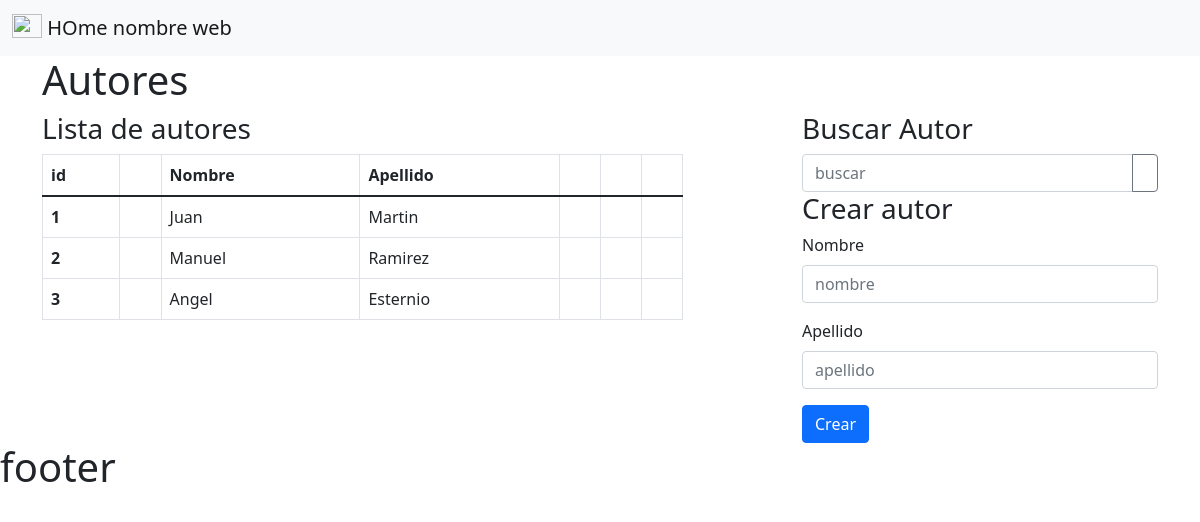
Screenshot of /App/autor/ with the database file from the repository.
### App/models.py (models this page shows, shortened)
class Autor (models.Model):
    nombre = models.CharField(max_length=20)
    apellido = models.CharField(max_length=20)

### App/views.py (the view)
# urls.py: path("autor/", views.autor, name="autor"),
def autor(request):
    autor = Autor.objects.all() #Trae todos los autores
    ctxt = { "autor" : autor} #guardamos datos
    return render (request, "section/autor.html", ctxt) #Enviamos datos a la vista html

### App/templates/section/autor.html (shortened to what this page needs)
{% extends "parent.html" %} {% load static %} {% block contenidoQueCambia %}
<div class="container autor">
  <div class="row">
    <div class="col-12"><h1>Autores</h1></div>
  </div>
  <div class="row">
    <div class="col-7">
      <h3>Lista de autores</h3>
      <table class="table table-bordered">
        <thead>
          <tr>
            <th scope="col">id</th>
            <th scope="col" style="text-align: center"></th>
            <th scope="col">Nombre</th>
            <th scope="col">Apellido</th>
            <th scope="col" style="text-align: center"></th>
            <th scope="col" style="text-align: center"></th>
            <th scope="col" style="text-align: center"></th>
          </tr>
        </thead>
        <tbody>
          {% for a in autor %}
          <tr>
            <th scope="row">{{a.id}}</th>
            <td style="text-align: center">
            </td>
            <td>{{a.nombre}}</td>
            <td>{{a.apellido}}</td>
            <td style="text-align: center">
            </td>
            <td style="text-align: center">
            </td>
            <td style="text-align: center">
            </td>
          </tr>
          {% endfor %}
        </tbody>
      </table>
    </div>
    <div class="col-4 offset-md-1">
      <div>
        <h3>Buscar Autor</h3>
        <div class="input-group">
          <input
            type="text"
            class="form-control"
            id="buscar"
            placeholder="buscar"
            name="buscar"
          />
          <button class="btn btn-outline-secondary" type="button">
          </button>
        </div>
      </div>
      <div>
        <h3>Crear autor</h3>
        <form action="/AutorForm/" method="POST">
          <div class="mb-3">
            <label class="form-label">Nombre</label>
            <input
              type="text"
              class="form-control"
              id="nombre"
              placeholder="nombre"
              name="nombre"
            />
          </div>
          <div class="mb-3">
            <label class="form-label">Apellido</label>
            <input
              type="text"
              class="form-control"
              id="apellido"
              placeholder="apellido"
              name="apellido"
            />
          </div>
          <button type="submit" class="btn btn-primary">
            Crear
          </button>
        </form>
      </div>
    </div>
  </div>
</div>
{% endblock %}

### rows the page displays
Autor: id "1", nombre "Juan", apellido "Martin"
Autor: id "2", nombre "Manuel", apellido "Ramirez"
Autor: id "3", nombre "Angel", apellido "Esternio"
